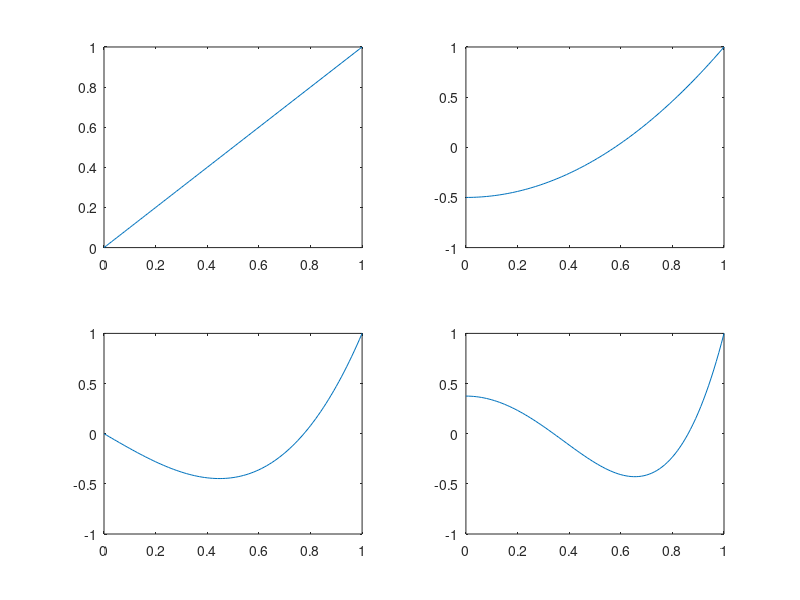

MATLAB code for this plot:
x=0:0.01:1

subplot(2,2,1)
L1=[1 0]
plot(x, polyval(L1,x))

subplot(2,2,2)
L2=[3/2 0 -1/2]
plot(x, polyval(L2,x))

subplot(2,2,3)
L3=[5/2 0 -3/2 0]
plot(x, polyval(L3,x))

subplot(2,2,4)
L4=[35/8 0 -15/4 0 3/8]
plot(x, polyval(L4,x))

